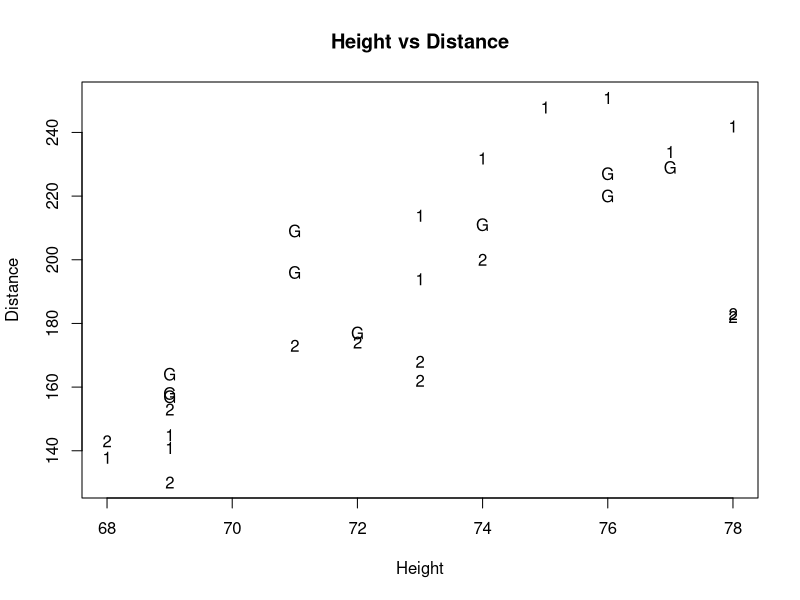
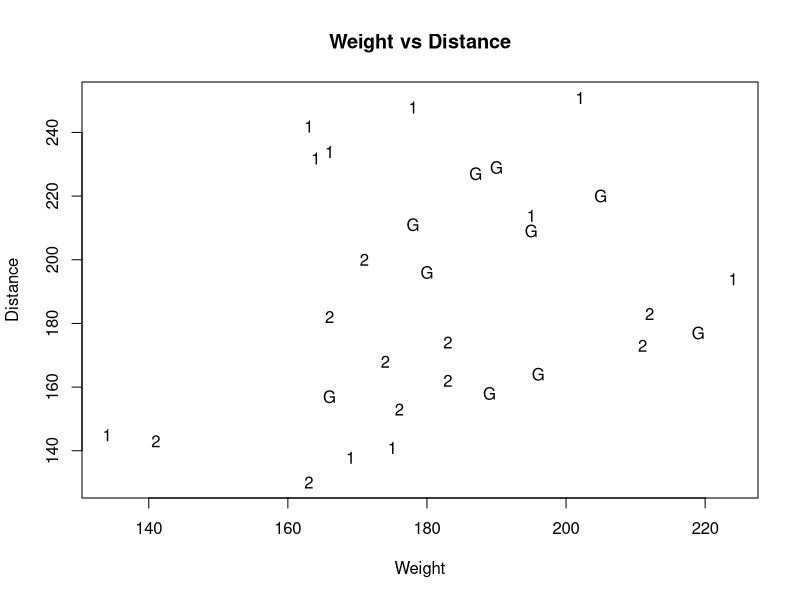
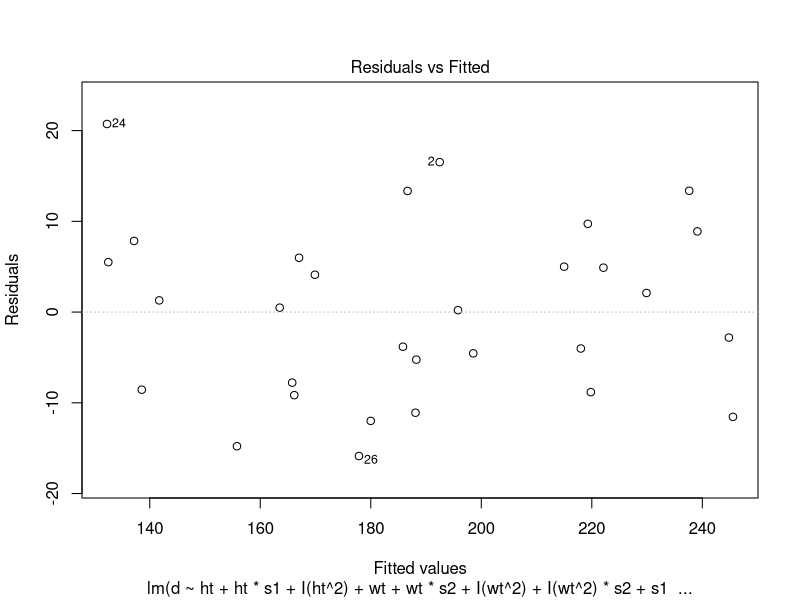
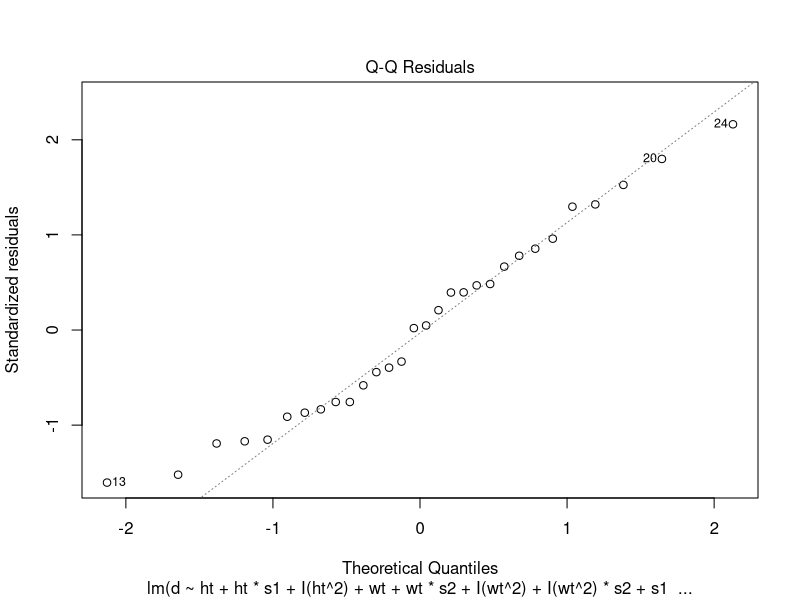
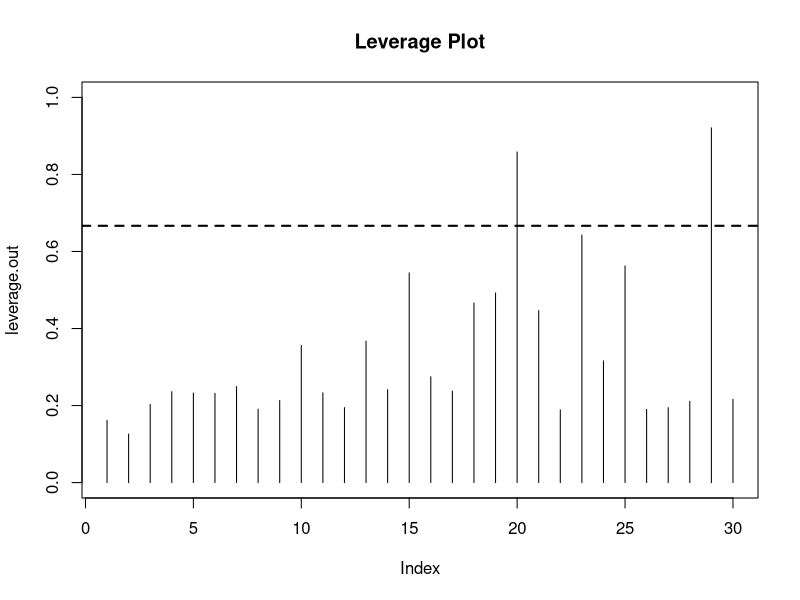
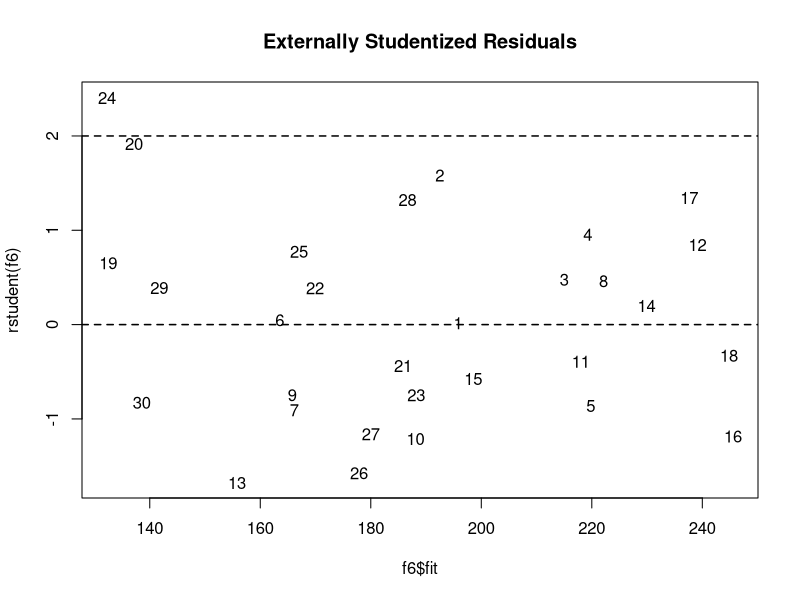
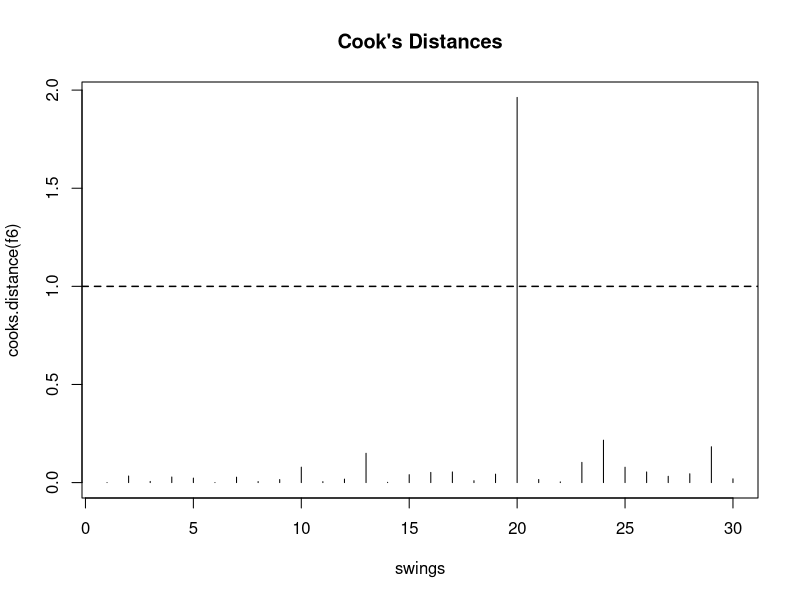
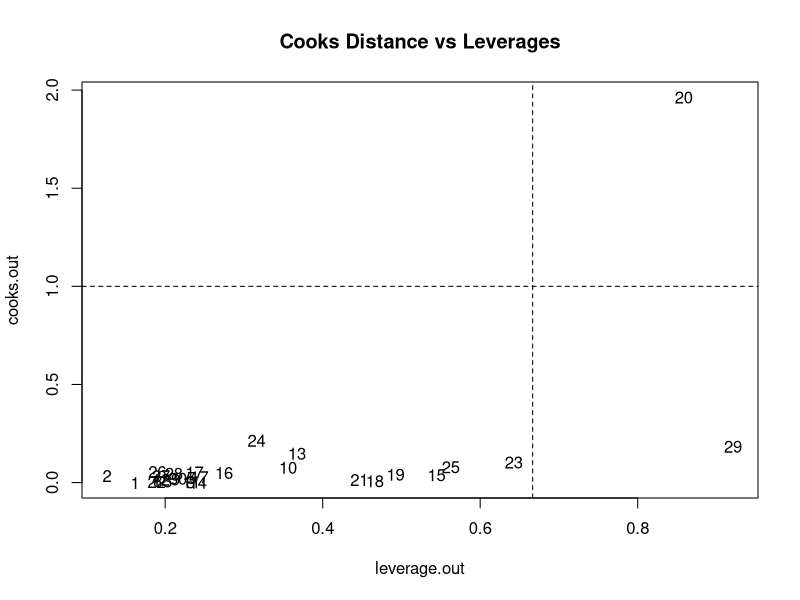

The R source for these figures, in order:
# Questions:
# What initial data inspection should we do?
# Was our model determination process correct?
# What discussion would you like to see for leverage/cook outliers?


swings <-1:30
ht <- c(71,71,76,77,74,69,69,76,69,72,
        73,75,69,74,73,77,76,78,68,69,
        78,72,78,69,71,73,73,74,68,69)


wt <- c(180,195,205,190,178,196,166,187,189,219,
        195,178,175,164,224,166,202,163,169,134,
        166,183,212,176,211,183,174,171,141,163)


d <- c(196,209,220,229,211,164,157,227,158,177,
       214,248,141,232,194,234,251,242,138,145,
       182,174,183,153,173,162,168,200,143,130)

shaft <- c(rep('Gr',10),rep('S1',10),rep('S2',10))

# Make indicator variables for soil quality categories
sg <- ifelse(shaft=='Gr',1,0)  # for graphite shaft
s1 <- ifelse(shaft=='S1',1,0)  # for steel 1 shaft
s2 <- ifelse(shaft=='S2',1,0)  # for steel 2 shaft 

data.set <- data.frame(ht,wt,d,sg,s1,s2)
data.set

plot(d~ht,xlab="Height",ylab="Distance",type="n",
     main="Height vs Distance")
points(ht[s1==1],          d[s1==1],          pch="1")
points(ht[s2==1],          d[s2==1],          pch="2")
points(ht[s1==0 & s2==0],  d[s1==0 & s2==0],  pch="G")

plot(d~wt,xlab="Weight",ylab="Distance",type="n",
     main="Weight vs Distance")
points(wt[s1==1],          d[s1==1],          pch="1")
points(wt[s2==1],          d[s2==1],          pch="2")
points(wt[s1==0 & s2==0],  d[s1==0 & s2==0],  pch="G")

# plot(wt, log.d)
# plot(log.wt, log.d)
# plot(ht, d)
# plot(ht, log.d)
# plot(log.ht, log.d)


#Single Mean
model.1 <- lm(d ~ 1)
summary(model.1)
aov(model.1)

#SLR
model.2 <- lm(d ~ ht + wt)
summary(model.2)
aov(model.2)

#Multi Mean (ANOVA)
model.3 <- lm(d ~ s1 + s2)
summary(model.3)
aov(model.3)

#Quadratic
model.4 <- lm(d ~ ht + I(ht^2) + wt + I(wt^2))
summary(model.4)
aov(model.4)

#SLR common slope without interaction
model.5 <- lm(d ~ ht + wt + s1 + s2)
summary(model.5)
aov(model.5)

#Quadratic without interaction
model.6 <- lm(d ~ ht + I(ht^2) + wt + I(wt^2) + s1 + s2)
summary(model.6)
aov(model.6)

#SLR with interaction
model.7 <- lm(d ~ ht + ht*s1 + ht*s2 + wt + wt*s1 + wt*s2 + s1 + s2)
summary(model.7)
aov(model.7)

# Quadratic with interaction
model.8 <- lm(d ~ ht + ht*s1 + ht*s2 + I(ht^2) + I(ht^2)*s1 + I(ht^2)*s2 + wt + wt*s1 + wt*s2 + I(wt^2) + I(wt^2)*s1 + I(wt^2)*s2 + s1 + s2)
summary(model.8)
aov(model.8)

anova(model.1,model.2)        # Single mean vs SLR
anova(model.1,model.3)        # Single mean vs ANOVA

anova(model.2,model.4)        # SLR vs Quad
anova(model.2,model.5)       # SLR vs Common Slope

anova(model.3,model.5)        # ANOVA vs Common slope

anova(model.4, model.6)       # Quad vs Quad without interaction

anova(model.5,model.7)        # Common slope vs Separate slope
anova(model.5,model.6)        # Common slope vs Quad no interaction

anova(model.6, model.8)       # Quad without interaction vs Quad with interaction
anova(model.7, model.8)       # Separate Slope vs Quad with interaction


# Quadratic with interaction
f1 <- lm(d ~ ht + ht*s1 + ht*s2 + I(ht^2) + I(ht^2)*s1 + I(ht^2)*s2 + wt + wt*s1 + wt*s2 + I(wt^2) + I(wt^2)*s1 + I(wt^2)*s2 + s1 + s2)
summary(f1)
# plot(f1,which=c(1,2),add.smooth=F)
f2 <- lm(d ~ ht + ht*s1 + ht*s2 + I(ht^2) + I(ht^2)*s2 + wt + wt*s1 + wt*s2 + I(wt^2) + I(wt^2)*s1 + I(wt^2)*s2 + s1 + s2)
summary(f2)
anova(f2, f1)
f3 <- lm(d ~ ht + ht*s1 + ht*s2 + I(ht^2) + wt + wt*s1 + wt*s2 + I(wt^2) + I(wt^2)*s1 + I(wt^2)*s2 + s1 + s2)
anova(f3, f2)
summary(f3)
f4 <- lm(d ~ ht + ht*s1 + I(ht^2) + wt + wt*s1 + wt*s2 + I(wt^2) + I(wt^2)*s1 + I(wt^2)*s2 + s1 + s2)
anova(f4, f3)
summary(f4)
# little to no evidence of difference between f4 and f5
f5 <- lm(d ~ ht + ht*s1 + I(ht^2) + wt + wt*s1 + wt*s2 + I(wt^2) + I(wt^2)*s2 + s1 + s2)
anova(f5, f4)
summary(f5)
# no evidence of difference between f5 and f6
# BEST
f6 <- lm(d ~ ht + ht*s1 + I(ht^2) + wt + wt*s2 + I(wt^2) + I(wt^2)*s2 + s1 + s2)
anova(f6, f5)
summary(f6)
# MODERATE of difference between f6 and f7 so f6 IS BEST
f7 <- lm(d ~ ht + ht*s1 + I(ht^2) + wt + wt*s2 + I(wt^2) + s1 + s2)
anova(f7, f6)
summary(f7)

# log.f6 <- lm(d ~ log.ht + log.ht*s1 + I(log.ht^2) + log.wt + log.wt*s2 + I(log.wt^2) + I(log.wt^2)*s2 + s1 + s2)
# plot(log.f6,which=c(1,2),add.smooth=F)

plot(f6,which=c(1,2),add.smooth=F)
###############################################################################
############################# TEST RESULTS ####################################
# Generate CIs
library(nlme)
confint(f6)

# Confidence Level
CI.level <- 0.95

# (1) Extract parameter estimates
beta0 <- f6$coefficients[1]
beta1 <- f6$coefficients[2]
beta2 <- f6$coefficients[3]
beta3 <- f6$coefficients[4]
beta4 <- f6$coefficients[5]
beta5 <- f6$coefficients[6]
beta6 <- f6$coefficients[7]
beta7 <- f6$coefficients[8]
beta8 <- f6$coefficients[9]
beta9 <- f6$coefficients[10]
betavec <- c(beta0, beta1, beta2, beta3, beta4, beta5, beta6, beta7, beta8, beta9)

# (2) Create vector of linear combination of coefficients with hypothesized value
GraphComb <- c(1, 72, 0, 72^2, 190, 0, 190^2, 0, 0, 0); g0 = 0 #graphite
S1Comb <- c(1, 72, 1, 72^2, 190, 0, 190^2, 72, 0, 0); g0 = 0 #S1
S2Comb <- c(1, 72, 0, 72^2, 190, 1, 190^2, 0, 190, 190^2); g0 = 0 #S2

gdist <- sum(betavec*GraphComb)
gdist
s1dist <- sum(betavec*S1Comb)
s1dist
s2dist <- sum(betavec*S2Comb)
s2dist

LinearComb <- GraphComb - S1Comb 
# t-stat:  0.6983098 
# 0   0  -1   0   0   0   0 -72   0   0

#LinearComb <- GraphComb - S2Comb
# t-stat: 6.262764e-05
# 0      0      0      0      0     -1      0      0   -190 -36100

#LinearComb <- S1Comb - S2Comb 
# t-stat: 1.533610e-04
# 0      0      1      0      0     -1      0     72   -190 -36100


# (3) Calculate estimate and standard error
covmat <- vcov(f6)
est.g <- sum(betavec*LinearComb)
se.g <- sqrt(t(LinearComb)%*%covmat%*%(LinearComb))

# (4) Generate CI for linear combination
dfE <- f1$df.residual;
tstar <- qt(1-(1-CI.level)/2, dfE)
CI.LinearComb <- est.g + c(-1,1)*tstar*se.g

# Output results
LCsummary <- c(est.g, se.g, dfE, CI.LinearComb)
names(LCsummary) <- c("Estimate", "Std Error", "df", "(CI:Left", "CI:Right)")
LCsummary

# (5) Generate test statistic and p-values for hypothesis testing
t.g <- (est.g-g0)/se.g
pvalue_2 <- 2*(1-pt(abs(t.g), dfE))
pvalue_lt <- pt(t.g, dfE)
pvalue_gt <- 1-pt(t.g, dfE)
pvalues <- c(t.g, pvalue_2, pvalue_lt, pvalue_gt)
# output p-vaues for two sided, less than, and greater than
names(pvalues) <- c("t-statistic", "Two-sided", "Less Than", "Greater Than")
pvalues
LinearComb

################################################################################
#################### Model Check and Refinement ################################ 
# Make a leverage plot with threshold horizontal line
leverage.out <- lm.influence(f6)$hat
leverage.out
sort(leverage.out)
plot(leverage.out, type="h", ylim=c(0,1),main="Leverage Plot")
threshold <- 2*length(f6$coeff)/length(leverage.out)
abline(h=threshold,lwd=2,lty=2)

# Calculate and plot studentized residuals
cbind(rstandard(f6),rstudent(f6))
rstudent(f6)
plot(f6$fit,rstudent(f6), type="n", 
     main="Externally Studentized Residuals")
text(f6$fit,rstudent(f6), swings)
abline(h=-3,lwd=1.5,lty=2) 
abline(h=-2,lwd=1.5,lty=2)
abline(h= 0,lwd=1.5,lty=2)
abline(h= 2,lwd=1.5,lty=2)
abline(h= 3,lwd=1.5,lty=2)

# Make a plot of Cook's distances
cooks.out <- cooks.distance(f6)
cooks.out
sort(cooks.out)
plot(swings,cooks.distance(f6),  type="h", 
     main="Cook's Distances")
abline(h= 1,lwd=1.5,lty=2)  

plot(leverage.out, cooks.out, type = 'n', main="Cooks Distance vs Leverages")
text(leverage.out, cooks.out, swings)
abline(h=1, lty=2)
abline(v=threshold, lty=2)

# Potential Influencers:
# 13?, 20! cook and lev, 24? student resid, 29? leverage
ht <- ht[-c(20)]
length(ht)
wt <- wt[-c(20)]
d <- d[-c(20)]
shaft <- shaft[-c(20)]








# RSS <- c(37933.5, 14350.652, 30456.1, 11629.800, 8470.952, 5751.845, 4728.033, 2087.649)
# stripchart(RSS, method = "stack", pch = 18, main = "RSS Comparison across Models", xlab = "Model RSS")
# 
# log.RSS <- log(RSS)
# stripchart(log(RSS), method = "stack", pch = 18, main = "log(RSS) Comparison across Models", xlab = "Model log(RSS)")
# 
# # Make a leverage plot with threshold horizontal line
# leverage.out <- lm.influence(model.5)$hat
# leverage.out
# sort(leverage.out)
# plot(leverage.out, type="h", ylim=c(0,1),main="Leverage Plot")
# threshold <- 2*length(model.5$coeff)/length(leverage.out)
# abline(h=threshold,lwd=2,lty=2)
# 
# # Calculate and plot studentized residuals
# cbind(rstandard(model.5),rstudent(model.5))
# rstudent(model.5)
# plot(model.5$fit,rstudent(model.5), type="n", 
#      main="Externally Studentized Residuals")
# text(model.5$fit,rstudent(model.5), swings)
# abline(h=-3,lwd=1.5,lty=2) 
# abline(h=-2,lwd=1.5,lty=2)
# abline(h= 0,lwd=1.5,lty=2)
# abline(h= 2,lwd=1.5,lty=2)
# abline(h= 3,lwd=1.5,lty=2)
# 
# # Make a plot of Cook's distances
# cooks.out <- cooks.distance(model.5)
# cooks.out
# sort(cooks.out)
# plot(swings,cooks.distance(model.5),  type="h", 
#      main="Cook's Distances")
# abline(h= 1,lwd=1.5,lty=2)  
# 
# plot(leverage.out, cooks.out, type = 'n', main="Cooks Distance vs Leverages")
# text(leverage.out, cooks.out, swings)
# abline(h=1, lty=2)
# abline(v=threshold, lty=2)
# 
